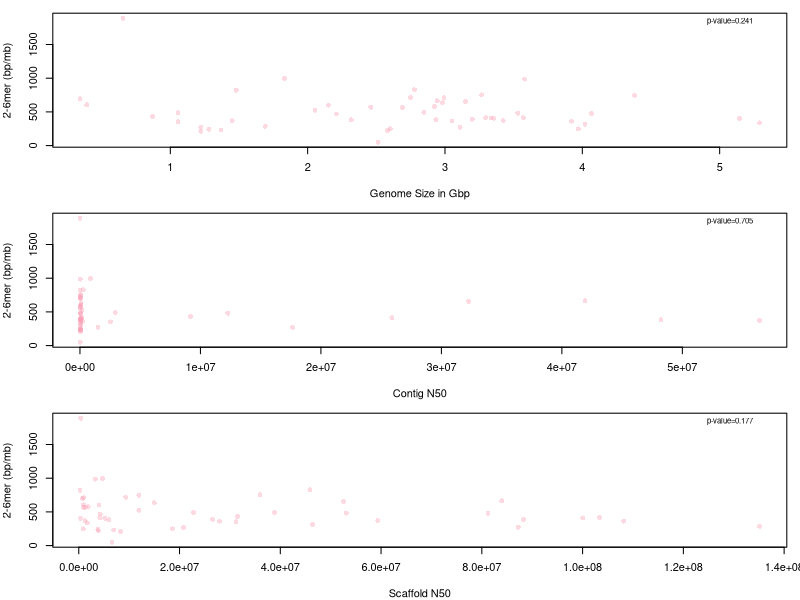

This figure's R source:
#read in vertebrate data
dat <-read.csv("../../data/vert.csv")

#only keep the columns needed
dat <- dat[,c(1:2,4:6,8,12:23)]

#only keep the data that has all information
dat <- dat[complete.cases(dat),]

colnames(dat)[18]<-"2.6mermb"

fit1 <- summary(lm(dat$`2.6mermb` ~ dat$Genome.Size))
fit2 <- summary(lm(dat$`2.6mermb` ~ dat$Contig.N50))
fit3 <- summary(lm(dat$`2.6mermb` ~ dat$Scaffold.N50))


par(mfcol=c(3,1))
#par(oma=c(2,1,1,1))
par(mar=c(4,4,1,1))
alpha <- 100
ylab="2-6mer (bp/mb)"
#plot the total microsatellite content to the genome size
plot(dat$`2.6mermb` ~ dat$Genome.Size,
     xlab = "Genome Size in Gbp",
     ylab = ylab, 
     col = rgb(250, 159, 181,alpha, maxColorValue = 255), pch=16)
pval <- round(fit1$coefficients[2,4], digits=3)
text(x=max(dat$Genome.Size), y=max(dat$`2.6mermb`)-50,
     labels= paste("p-value=", pval, sep=""), pos=2,cex=.7)

#plot the total microsatellite content to the contig N50
plot(dat$`2.6mermb` ~ dat$Contig.N50,
     xlab = "Contig N50",
     ylab = ylab, 
     col = rgb(250, 159, 181,alpha, maxColorValue = 255), pch=16)
pval <- round(fit2$coefficients[2,4], digits=3)
text(x=max(dat$Contig.N50), y=max(dat$`2.6mermb`)-50,
     labels= paste("p-value=", pval, sep=""), pos=2,cex=.7)

#plot the total microsatellite content to the scaffold N50
plot(dat$`2.6mermb` ~ dat$Scaffold.N50,
     xlab = "Scaffold N50",
     ylab = ylab, 
     col = rgb(250, 159, 181,alpha, maxColorValue = 255), pch=16)
pval <- round(fit3$coefficients[2,4], digits=3)
text(x=max(dat$Scaffold.N50), y=max(dat$`2.6mermb`)-50,
     labels= paste("p-value=", pval, sep=""), pos=2,cex=.7)

# export 3"x8"